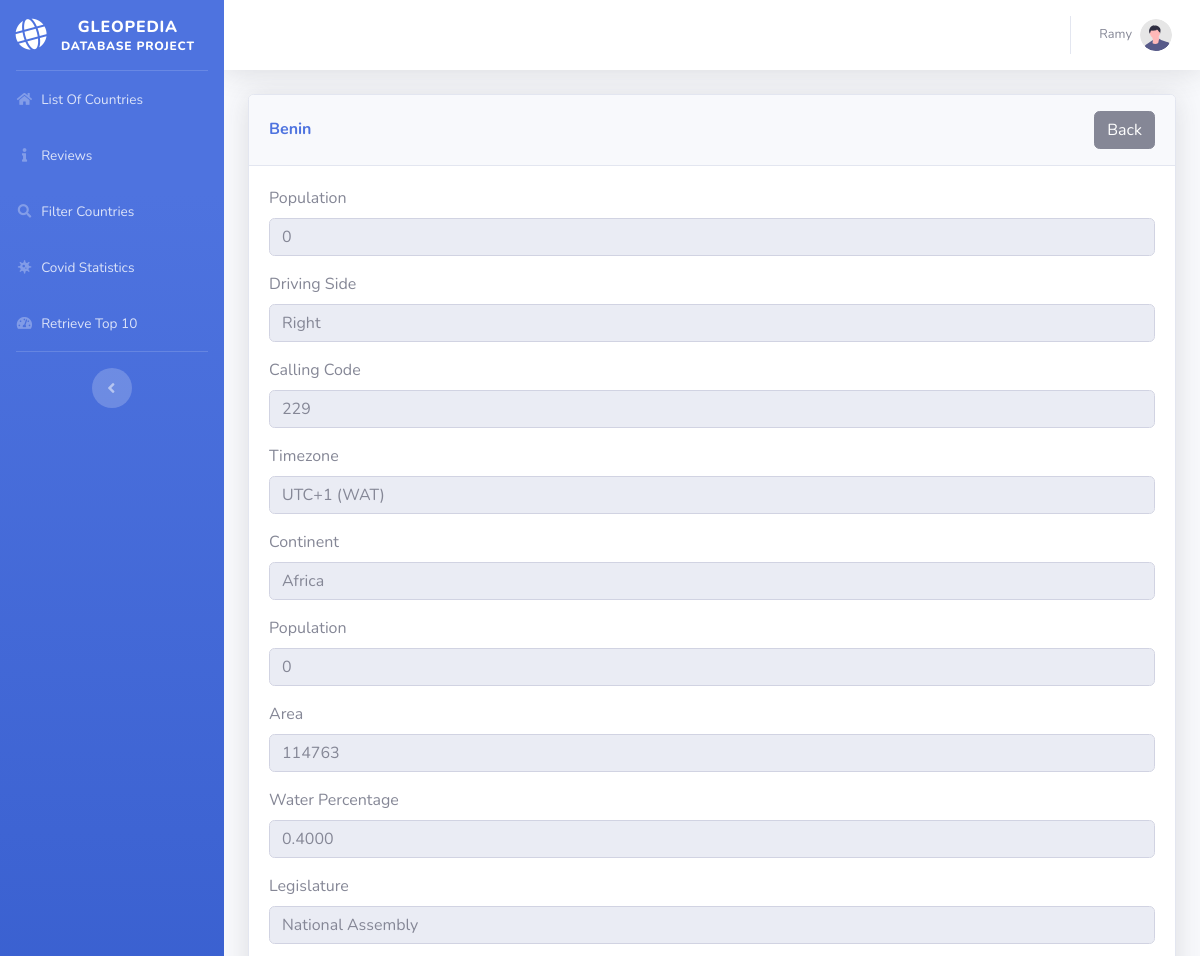
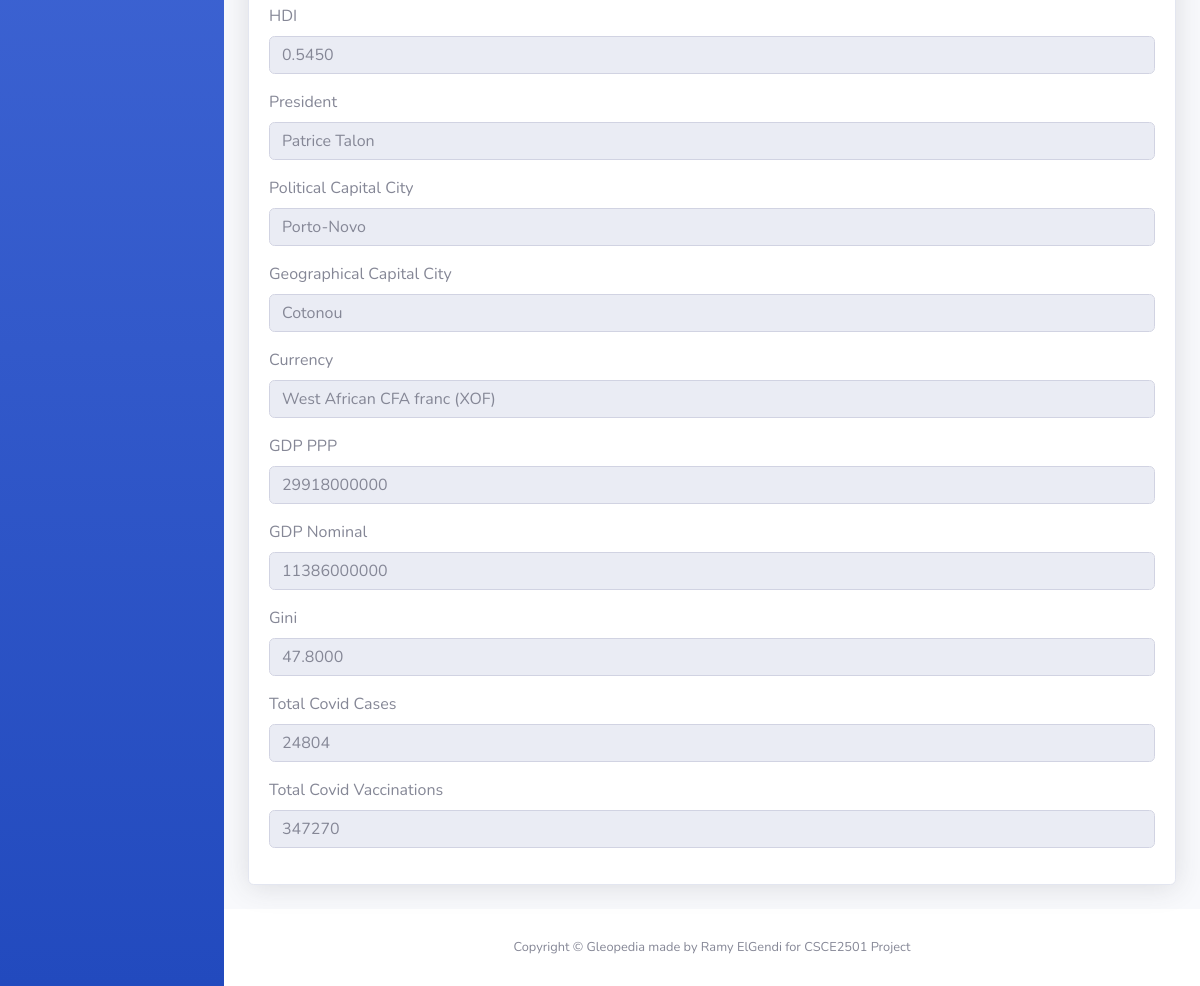
The app's page /Website/Country.php?id=3 (signed in) with its own data (2 pictures, top to bottom).
### tables this page shows
CREATE TABLE `Country` (
  `id` int NOT NULL,
  `Name` varchar(250) NOT NULL,
  `Population` float DEFAULT '0',
  `isDrivingSideRight` tinyint DEFAULT NULL,
  `CallingCode` varchar(6) DEFAULT NULL,
  `Timezone` varchar(250) DEFAULT NULL,
  `Continent` varchar(45) DEFAULT NULL,
  `Area` int DEFAULT NULL,
  `WaterPercentage` decimal(10,4) DEFAULT NULL,
  `Legislature` varchar(250) DEFAULT NULL,
  `HDI` decimal(19,4) DEFAULT NULL,
  `President_Monarch` int DEFAULT NULL,
  `PolCapital` int DEFAULT NULL,
  `GeoCapital` int DEFAULT NULL,
  `currency` varchar(45) DEFAULT NULL,
  `GDP_PPP` double DEFAULT NULL,
  `GDP_Nominal` double DEFAULT NULL,
  `Gini` decimal(19,4) DEFAULT NULL,
  `TotalCovidCases` float DEFAULT '0',
  `TotalCovidVaccinations` float DEFAULT '0'
);

CREATE TABLE `Presidents` (
  `id` int NOT NULL,
  `Name` varchar(1000) DEFAULT NULL,
  `BirthDate` date DEFAULT NULL,
  `OfficeDate` date DEFAULT NULL,
  `PoliticalParty` varchar(1000) DEFAULT NULL
);

CREATE TABLE `City` (
  `id` int NOT NULL,
  `Name` varchar(250) NOT NULL,
  `Population` int DEFAULT NULL,
  `Area` int DEFAULT NULL,
  `Governer` varchar(250) DEFAULT NULL,
  `Coordinates` varchar(250) DEFAULT NULL
);

### Website/Country.php (the view, shortened to what this page needs)
<?PHP
include_once "includes/config.php";
if($_SERVER["REQUEST_METHOD"] == "GET"){
    if(isset($_GET['id'])){
        $sqltran = mysqli_query($link, "SELECT Co.id AS id, Co.Name AS CountryName,
        Co.Population, Co.isDrivingSideRight, Co.CallingCode, Co.Timezone, Co.Continent, Co.Area,
        Co.WaterPercentage, Co.Legislature, Co.HDI, Co.President_Monarch, Co.PolCapital, Co.GeoCapital,
        Co.currency, Co.GDP_PPP, Co.GDP_Nominal, Co.Gini, Co.TotalCovidCases, Co.TotalCovidVaccinations,
        C.Name AS PolCapitalName, CC.Name AS GeoCapitalName, Presidents.Name AS PresName, Presidents.id AS PresID, C.id AS PolCapitalID, CC.id AS GeoCapitalID
        FROM Country Co
        INNER JOIN City C ON Co.PolCapital = C.id
        INNER JOIN City CC ON Co.GeoCapital = CC.id
        INNER JOIN Presidents ON Presidents.id = Co.President_Monarch
        WHERE Co.id = '".$_GET["id"]."'")or die(mysqli_error($link));
        $rowList = mysqli_fetch_array($sqltran);
    }
}
?>
<!DOCTYPE html>
<html lang="en">
<head>
    <link href="vendor/fontawesome-free/css/all.min.css" rel="stylesheet" type="text/css">
    <link href="css/sb-admin-2.min.css" rel="stylesheet">
    <link href="vendor/datatables/dataTables.bootstrap4.min.css" rel="stylesheet">
</head>
<body id="page-top">
    <div id="wrapper">
    <?php include_once "includes/sidemenu.php"?>
        <div id="content-wrapper" class="d-flex flex-column">
            <div id="content">
            <?php include_once "includes/topbar.php"?>
                <div class="container-fluid">
                    <div class="row">
                        <div class="col-xl-12 col-lg-12">
                            <div class="card shadow mb-4">
                                <div class="card-header py-3 d-flex flex-row align-items-center justify-content-between">
                                    <h6 class="m-0 font-weight-bold text-primary"><?php echo $rowList['CountryName'] ?></h6>
                                    <a href="javascript:history.go(-1)"><button  type="button" class="btn btn-secondary">Back</button></a>
                                </div>
                                <div class="card-body">
                                <form>
                                <fieldset disabled>
                                    <div class="form-group">
                                    <label for="disabledTextInput">Population</label>
                                    <input type="text" id="disabledTextInput" class="form-control" placeholder="<?php echo $rowList['Population'] ?>">
                                    </div>
                                    <div class="form-group">
                                    <label for="disabledTextInput">Driving Side</label>
                                    <input type="text" id="disabledTextInput" class="form-control" placeholder="<?php if($rowList['isDrivingSideRight'] ==1) {echo "Right";} else{echo "Left";} ?>">
                                    </div>
                                    <div class="form-group">
                                    <label for="disabledTextInput">Calling Code</label>
                                    <input type="text" id="disabledTextInput" class="form-control" placeholder="<?php echo $rowList['CallingCode'] ?>">
                                    </div>
                                    <div class="form-group">
                                    <label for="disabledTextInput">Timezone</label>
                                    <input type="text" id="disabledTextInput" class="form-control" placeholder="<?php echo $rowList['Timezone'] ?>">
                                    </div>
                                    <div class="form-group">
                                    <label for="disabledTextInput">Continent</label>
                                    <input type="text" id="disabledTextInput" class="form-control" placeholder="<?php echo $rowList['Continent'] ?>">
                                    </div>
                                    <div class="form-group">
                                    <label for="disabledTextInput">Population</label>
                                    <input type="text" id="disabledTextInput" class="form-control" placeholder="<?php echo $rowList['Population'] ?>">
                                    </div>
                                    <div class="form-group">
                                    <label for="disabledTextInput">Area</label>
                                    <input type="text" id="disabledTextInput" class="form-control" placeholder="<?php echo $rowList['Area'] ?>">
                                    </div>
                                    <div class="form-group">
                                    <label for="disabledTextInput">Water Percentage</label>
                                    <input type="text" id="disabledTextInput" class="form-control" placeholder="<?php echo $rowList['WaterPercentage'] ?>">
                                    </div>
                                    <div class="form-group">
                                    <label for="disabledTextInput">Legislature</label>
                                    <input type="text" id="disabledTextInput" class="form-control" placeholder="<?php echo $rowList['Legislature'] ?>">
                                    </div>
                                    <div class="form-group">
                                    <label for="disabledTextInput">HDI</label>
                                    <input type="text" id="disabledTextInput" class="form-control" placeholder="<?php echo $rowList['HDI'] ?>">
                                    </div>
                                    <div class="form-group">
                                    <label for="disabledTextInput">President</label>
                                    <input type="text" id="disabledTextInput" class="form-control" placeholder="<?php echo $rowList['PresName'] ?>">
                                    </div>
                                    <div class="form-group">
                                    <label for="disabledTextInput">Political Capital City</label>
                                    <input type="text" id="disabledTextInput" class="form-control" placeholder="<?php echo $rowList['PolCapitalName'] ?>">
                                    </div>
                                    <div class="form-group">
                                    <label for="disabledTextInput">Geographical Capital City</label>
                                    <input type="text" id="disabledTextInput" class="form-control" placeholder="<?php echo $rowList['GeoCapitalName'] ?>">
                                    </div>
                                    <div class="form-group">
                                    <label for="disabledTextInput">Currency</label>
                                    <input type="text" id="disabledTextInput" class="form-control" placeholder="<?php echo $rowList['currency'] ?>">
                                    </div>
                                    <div class="form-group">
                                    <label for="disabledTextInput">GDP PPP</label>
                                    <input type="text" id="disabledTextInput" class="form-control" placeholder="<?php echo $rowList['GDP_PPP'] ?>">
                                    </div>
                                    <div class="form-group">
                                    <label for="disabledTextInput">GDP Nominal</label>
                                    <input type="text" id="disabledTextInput" class="form-control" placeholder="<?php echo $rowList['GDP_Nominal'] ?>">
                                    </div>
                                    <div class="form-group">
                                    <label for="disabledTextInput">Gini</label>
                                    <input type="text" id="disabledTextInput" class="form-control" placeholder="<?php echo $rowList['Gini'] ?>">
                                    </div>
                                    <div class="form-group">
                                    <label for="disabledTextInput">Total Covid Cases</label>
                                    <input type="text" id="disabledTextInput" class="form-control" placeholder="<?php echo $rowList['TotalCovidCases'] ?>">
                                    </div>
                                    <div class="form-group">
                                    <label for="disabledTextInput">Total Covid Vaccinations</label>
                                    <input type="text" id="disabledTextInput" class="form-control" placeholder="<?php echo $rowList['TotalCovidVaccinations'] ?>">
                                    </div>
                                </fieldset>
                                </form>
                                </div>
                            </div>
                    </div>
                </div>
            </div>
            <?php include_once "includes/footer.php" ?>
        </div>
    </div>
</body>
</html>

### records on screen
country: Name "Benin", Population "0", CallingCode "229", Timezone "UTC+1 (WAT)", Continent "Africa", Area "114763", WaterPercentage "0.4000", Legislature "National Assembly", HDI "0.5450", President_Monarch.Name "Patrice Talon", PolCapital.Name "Porto-Novo", GeoCapital.Name "Cotonou", currency "West African CFA franc (XOF)", GDP_PPP "29918000000", GDP_Nominal "11386000000", Gini "47.8000", TotalCovidCases "24804", TotalCovidVaccinations "347270"

### other values on screen
$_SESSION["username"] "Ramy"
